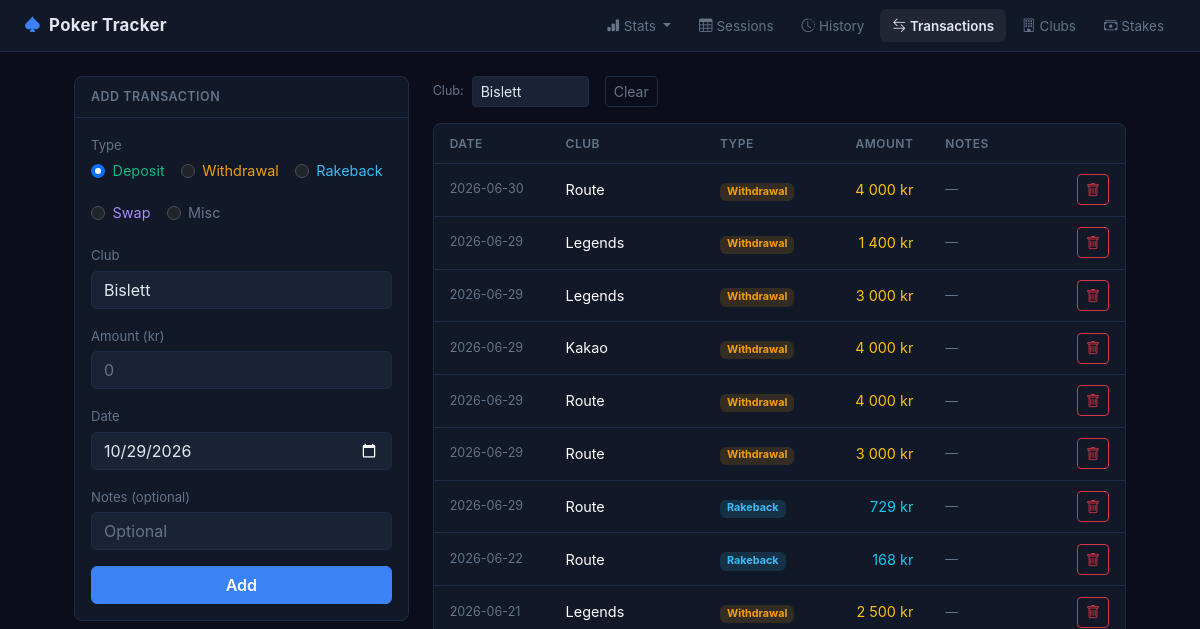
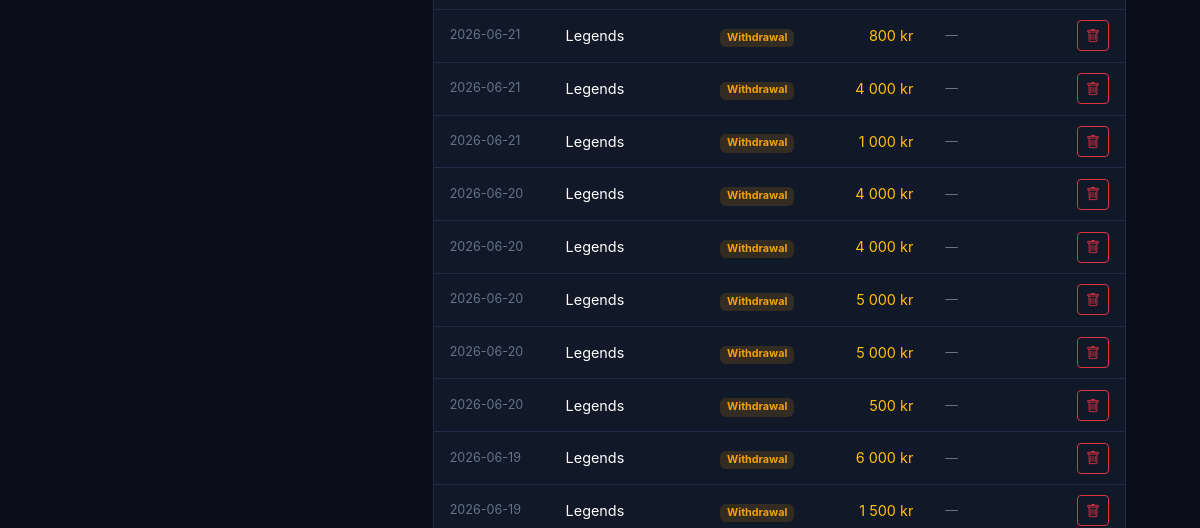
The app's page /transactions?club_id=7 (upper part), older data (2 pictures, top to bottom).
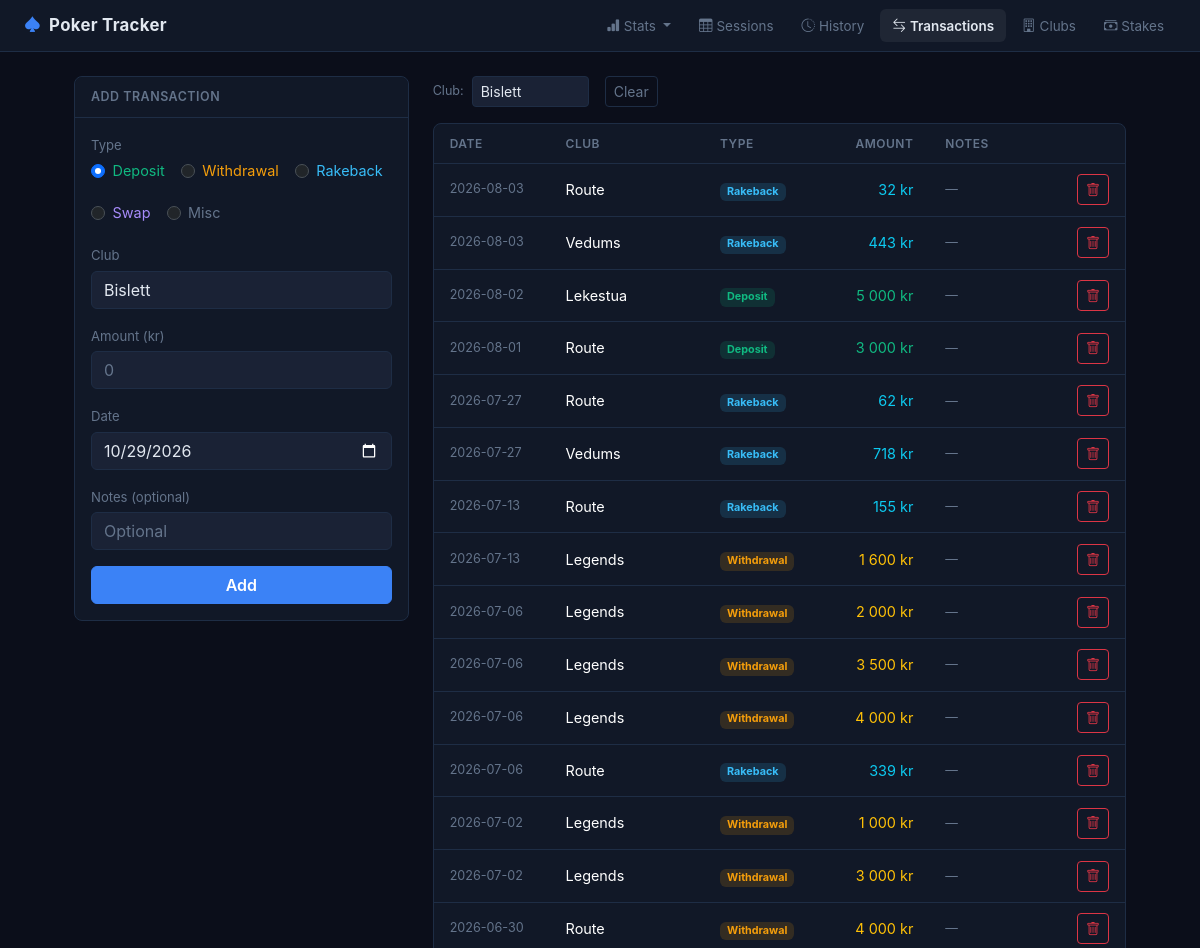
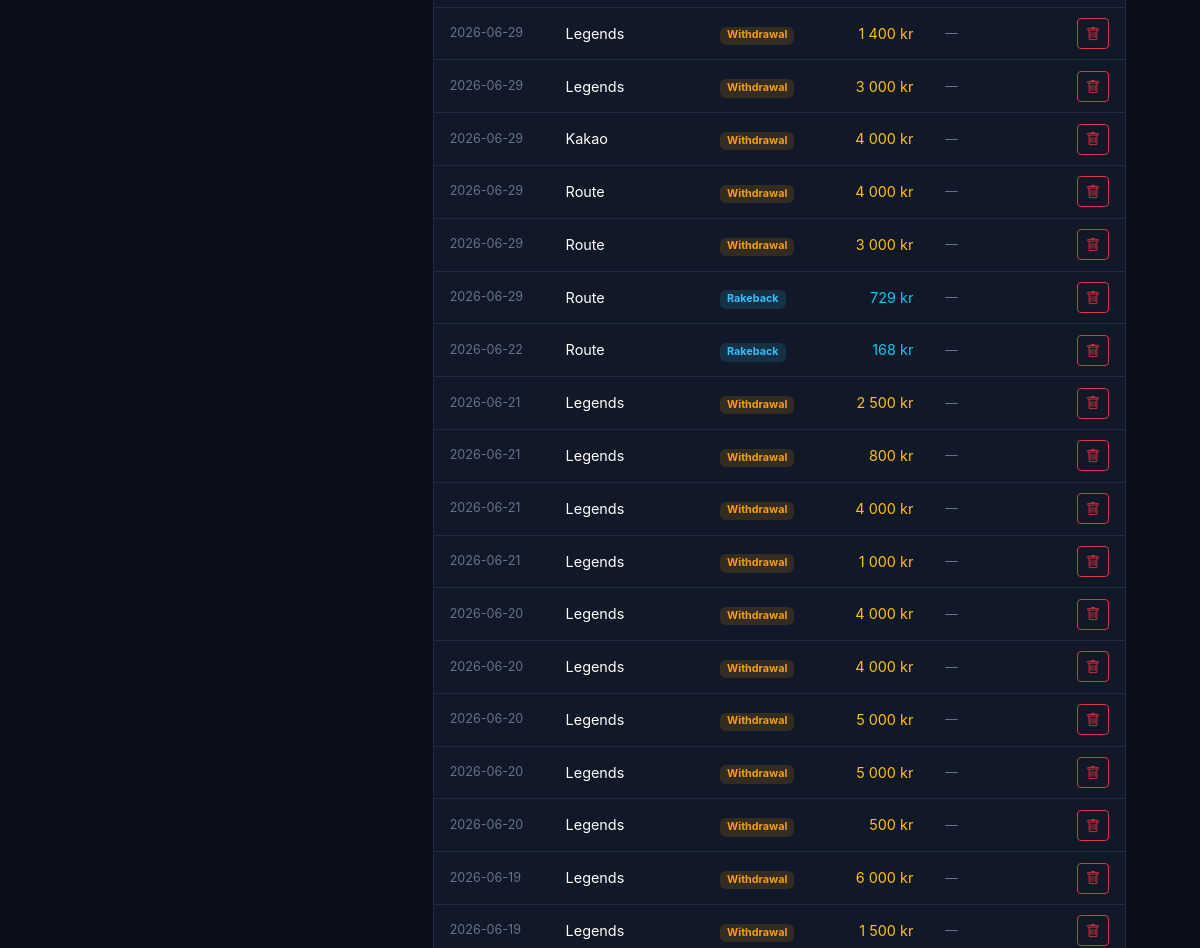
The same page, newer data (2 pictures, top to bottom).
### tables this page shows
CREATE TABLE "transactions" (
                    id INTEGER PRIMARY KEY AUTOINCREMENT,
                    club_id INTEGER NOT NULL REFERENCES clubs(id),
                    to_club_id INTEGER REFERENCES clubs(id),
                    type TEXT NOT NULL CHECK(type IN ('deposit', 'withdrawal', 'rakeback', 'swap', 'misc')),
                    amount REAL NOT NULL,
                    date TEXT NOT NULL,
                    notes TEXT,
                    created_at TEXT DEFAULT (datetime('now'))
                );

CREATE TABLE clubs (
            id INTEGER PRIMARY KEY AUTOINCREMENT,
            name TEXT NOT NULL UNIQUE,
            notes TEXT,
            created_at TEXT DEFAULT (datetime('now'))
        );

### app.py (the view, shortened to what this page needs)
@app.route("/transactions", methods=["GET", "POST"])
def transactions():
    club_id = request.args.get("club_id", type=int)
    db = get_db()
    clubs = db.execute("SELECT * FROM clubs ORDER BY name").fetchall()
    where_parts, params = [], []
    if club_id:
        where_parts.append("(t.club_id = ? OR t.to_club_id = ?)")
        params.extend([club_id, club_id])
    where = ("WHERE " + " AND ".join(where_parts)) if where_parts else ""
    txns = db.execute(f"""
        SELECT t.*, c.name as club_name, tc.name as to_club_name
        FROM transactions t
        JOIN clubs c ON t.club_id = c.id
        LEFT JOIN clubs tc ON t.to_club_id = tc.id
        {where}
        ORDER BY t.date DESC, t.id DESC
    """, params).fetchall()
    today = datetime.now().strftime("%Y-%m-%d")
    return render_template("transactions.html",
        transactions=txns, clubs=clubs,
        selected_club_id=club_id, today=today)

### app.py (called while the page is built)
@app.template_filter("nok")
def nok_filter(value):
    if value is None:
        return "0 kr"
    v = float(value)
    formatted = f"{abs(v):,.0f}".replace(",", " ")
    return f"{'-' if v < 0 else ''}{formatted} kr"

### database.py (called while the page is built)
def get_db():
    if "db" not in g:
        g.db = sqlite3.connect(str(DB_PATH))
        g.db.row_factory = sqlite3.Row
        g.db.execute("PRAGMA foreign_keys = ON")
    return g.db

### templates/transactions.html (shortened to what the changed rows need)
{% extends "base.html" %}
{% block content %}
<div class="row g-4">
    <div class="col-md-8">
        {% if transactions %}
        <div class="card">
            <div class="table-responsive">
                <table class="table table-hover mb-0">
                    <thead>
                        <tr>
                            <th>Date</th>
                            <th>Club</th>
                            <th>Type</th>
                            <th class="text-end">Amount</th>
                            <th>Notes</th>
                            <th class="text-end"></th>
                        </tr>
                    </thead>
                    <tbody>
                        {% for t in transactions %}
                        <tr>
                            <td class="text-muted small" style="white-space:nowrap">{{ t['date'] }}</td>
                            <td>
                                {% if t['type'] == 'swap' %}
                                    <span class="text-muted">{{ t['club_name'] }}</span>
                                    <i class="bi bi-arrow-right mx-1" style="color:#a78bfa;font-size:0.8rem"></i>
                                    <span class="text-muted">{{ t['to_club_name'] or '?' }}</span>
                                {% else %}
                                    {{ t['club_name'] }}
                                {% endif %}
                            </td>
                            <td style="white-space:nowrap">
                                {% if t['type'] == 'deposit' %}
                                    <span class="badge" style="background:rgba(16,185,129,0.15);color:#10b981">Deposit</span>
                                {% elif t['type'] == 'withdrawal' %}
                                    <span class="badge" style="background:rgba(245,158,11,0.15);color:#f59e0b">Withdrawal</span>
                                {% elif t['type'] == 'rakeback' %}
                                    <span class="badge" style="background:rgba(56,189,248,0.15);color:#38bdf8">Rakeback</span>
                                {% elif t['type'] == 'swap' %}
                                    <span class="badge" style="background:rgba(167,139,250,0.15);color:#a78bfa">Swap</span>
                                {% else %}
                                    <span class="badge" style="background:rgba(100,116,139,0.15);color:#64748b">Misc</span>
                                {% endif %}
                            </td>
                            <td class="text-end" style="white-space:nowrap">
                                {% if t['type'] == 'deposit' %}
                                    <span class="text-success">{{ t['amount'] | nok }}</span>
                                {% elif t['type'] == 'withdrawal' %}
                                    <span class="text-warning">{{ t['amount'] | nok }}</span>
                                {% elif t['type'] == 'rakeback' %}
                                    <span class="text-info">{{ t['amount'] | nok }}</span>
                                {% elif t['type'] == 'swap' %}
                                    <span class="text-muted">{{ t['amount'] | nok }}</span>
                                {% else %}
                                    <span class="text-muted">{{ t['amount'] | nok }}</span>
                                {% endif %}
                            </td>
                            <td class="text-muted small">{{ t['notes'] or '—' }}</td>
                            <td class="text-end">
                                <form method="post" action="/transactions/{{ t['id'] }}/delete" class="d-inline"
                                      onsubmit="return confirm('Delete this entry?')">
                                    <button type="submit" class="btn btn-sm btn-outline-danger">
                                        <i class="bi bi-trash"></i>
                                    </button>
                                </form>
                            </td>
                        </tr>
                        {% endfor %}
                    </tbody>
                </table>
            </div>
        </div>
        {% else %}
        <div class="text-center text-muted py-5">No transactions found.</div>
        {% endif %}
    </div>
</div>
{% endblock %}

Row changes from the older to the newer data that the page shows:
added transactions: date "2026-08-03", club_name "Route", type "Rakeback", amount|nok "32 kr", notes "—"
added transactions: date "2026-08-03", club_name "Vedums", type "Rakeback", amount|nok "443 kr", notes "—"
added transactions: date "2026-08-02", club_name "Lekestua", type "Deposit", amount|nok "5 000 kr", notes "—"
added transactions: date "2026-08-01", club_name "Route", type "Deposit", amount|nok "3 000 kr", notes "—"
added transactions: date "2026-07-27", club_name "Route", type "Rakeback", amount|nok "62 kr", notes "—"
added transactions: date "2026-07-27", club_name "Vedums", type "Rakeback", amount|nok "718 kr", notes "—"
added transactions: date "2026-07-13", club_name "Route", type "Rakeback", amount|nok "155 kr", notes "—"
added transactions: date "2026-07-13", club_name "Legends", type "Withdrawal", amount|nok "1 600 kr", notes "—"
added transactions: date "2026-07-06", club_name "Legends", type "Withdrawal", amount|nok "2 000 kr", notes "—"
added transactions: date "2026-07-06", club_name "Legends", type "Withdrawal", amount|nok "3 500 kr", notes "—"
added transactions: date "2026-07-06", club_name "Legends", type "Withdrawal", amount|nok "4 000 kr", notes "—"
added transactions: date "2026-07-06", club_name "Route", type "Rakeback", amount|nok "339 kr", notes "—"
added transactions: date "2026-07-02", club_name "Legends", type "Withdrawal", amount|nok "1 000 kr", notes "—"
added transactions: date "2026-07-02", club_name "Legends", type "Withdrawal", amount|nok "3 000 kr", notes "—"
